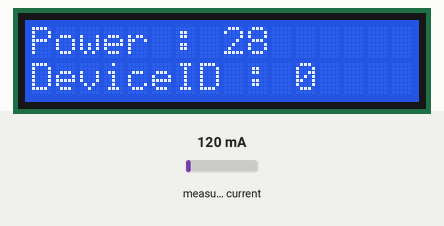
Simulated run of this sketch. Board: ATtiny85, built with avr-gcc and run on an emulated ATtiny85. On the bench: 16×2 character LCD. The test bench sets the inputs (shaded band); at power-on: measured current 120 mA. The modem accepts every AT command (registered, SIM ready, sends succeed) and sends nothing else; what the sketch prints to the serial monitor is not drawn.

Above: at 1.4 s.
1.5 s: measured current set to 40 mA
At 11.8 s:
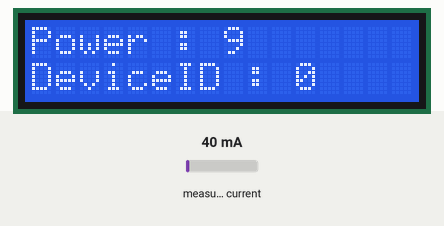
12.5 s: measured current set to 500 mA
At 22.0 s:
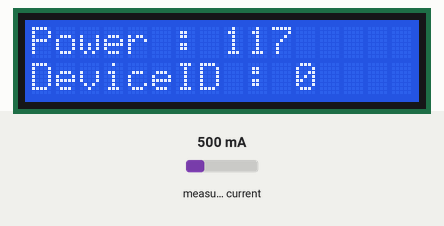
22.9 s: measured current set to 1000 mA
At 33.3 s:
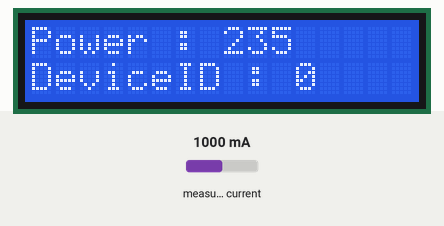
Timing chart, 0 to 34.8 s (numbered marks = the images above; inputs shaded):
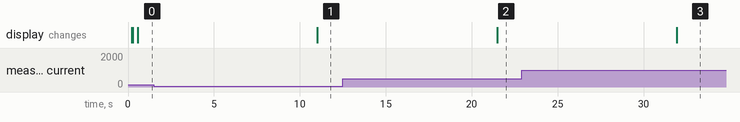

The sketch:

project.ino
```cpp
#include<SoftwareSerial.h>
#include <LiquidCrystal.h>
#include "ArduinoJson.h"
#include "EmonLib.h"


SoftwareSerial ESP8266(8, 9);
String ssid = "interface518";
String password = "518interface";
String domain = "192.168.0.46";
String port = "8080";
String address = "/arduino/";

EnergyMonitor coinWasher;
int washerId = 0;
int rmsV = 235;

LiquidCrystal lcd(12, 11, 5, 4, 3, 2);
String msg;

void setup() {
  Serial.begin(9600);
  ESP8266.begin(9600);

  Serial.println("ESP8266 initialize");
  delay(100);

  lcd.begin(16, 2);

  pinMode(6, INPUT);
  pinMode(7, INPUT);
  pinMode(10, INPUT);
  pinMode(13, INPUT);

  washerId = checkDeviceId();

  Serial.println("deviceId : " + (String)washerId);

  while(!sendAT("AT","OK",3)) { }
  while(!sendAT("AT+CWMODE=3","OK",3)) { }
  while(!sendAT("AT+CWJAP=\"" + ssid + "\",\"" + password + "\"","OK",3)) { }

  coinWasher.current(0, 111.1);
}

void loop() {
  String httpRequest = "";
  String jsonData = "";
  double rmsI = coinWasher.calcIrms(1480);
  long rmsPower = rmsI * rmsV;

  StaticJsonBuffer<200> jsonBuffer;
  JsonObject& root = jsonBuffer.createObject();

  root["id"] = washerId;
  root["electricPower"] = rmsPower;
  root.printTo(jsonData);

  httpRequest = httpCom(jsonData);

  while (!sendAT("AT+CIPSTART=\"TCP\",\"" + domain + "\"," + port, "OK", 15)) {}
  while (!sendAT("AT+CIPSEND=" + (String) httpRequest.length(), "OK", 15)) {}

  amountElectricMsg(rmsPower);

  ESP8266.println(httpRequest);
  Serial.println(httpRequest);

  delay(10000);
}


/*********** WIFI 관련 기능**********/
boolean sendAT(String command, char *response, int second){
  ESP8266.setTimeout(second * 1000);
  ESP8266.println(command);

  boolean atResponse = ESP8266.find(response);

  ESP8266.setTimeout(second);
  Serial.println("AT Command : " + command + " state : " + atResponse);

  commandMsg(commandSplit(command), atResponse);

  return atResponse;
}

String commandSplit(String command){
  String atCommand = "";

  for(int i=0; i < command.length(); i++){
    if(command[i] == '='){
      break;
    }

    atCommand += command[i];
  }
  return atCommand;
}

void commandMsg(String atCommand, boolean atResponse){
  if(atResponse == true){
    clean();
    showMsg(atCommand + "-" + "OK");
  }
  else{
    clean();
    showMsg(atCommand + "-" + "FAIL");
  }
}

void amountElectricMsg(long power){
  clean();
  showMsg("Power : " + (String) power);
}

String httpCom(String jsonData){
  String cmd = "";
  cmd.concat("POST " + address + (String) washerId + " HTTP/1.1\r\n");
  cmd.concat("Host: " + domain + "\r\n");
  cmd.concat("Connection: close\r\n");
  cmd.concat("Content-Type: application/json\r\n");
  cmd.concat("Content-Length: " + (String) jsonData.length() + "\r\n\r\n");
  cmd.concat(jsonData + "\r\n\r\n");

  return cmd;
}

/*********** LCD 표시 기능 **********/
void showMsg(String data) {
  msg = data;

  Serial.println(msg);
  lcd.setCursor(0,0);
  lcd.print(msg);

  lcd.setCursor(0,1);
  lcd.print("DeviceID : " + (String)washerId);
  lcd.display();
}

void clean() {
  lcd.clear();
  msg = "";
}

/*********** id 선택 **********/
int checkDeviceId(){
  boolean sw1 = digitalRead(7);
  boolean sw2 = digitalRead(6);
  boolean sw3 = digitalRead(10);
  boolean sw4 = digitalRead(13);

  return binaryToDecimal(sw1, sw2, sw3, sw4);
}

int binaryToDecimal(boolean sw1, boolean sw2, boolean sw3, boolean sw4){
  return sw1 * 1 + sw2 * 2 + sw3 * 4 + sw4 * 8;
}
```

Measured:
- after the input at 1.5 s, the display: changes after 9.5 s (image 1)
- after the input at 12.5 s, the display: changes after 9.0 s (image 2)
- after the input at 22.9 s, the display: changes after 9.0 s (image 3)
